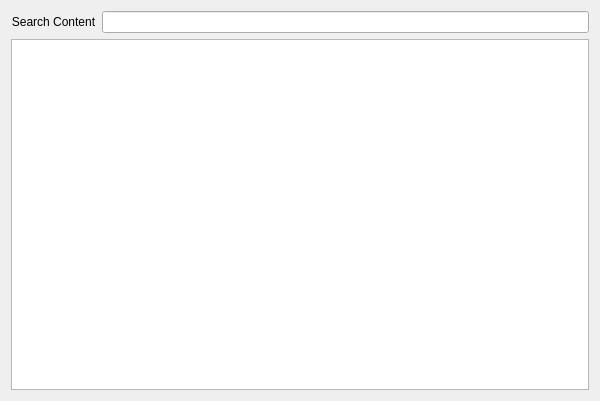
<?xml version="1.0" encoding="UTF-8"?>
<ui version="4.0">
 <class>Form</class>
 <widget class="QWidget" name="Form">
  <property name="geometry">
   <rect>
    <x>0</x>
    <y>0</y>
    <width>600</width>
    <height>401</height>
   </rect>
  </property>
  <property name="windowTitle">
   <string>Form</string>
  </property>
  <layout class="QGridLayout" name="gridLayout">
   <item row="0" column="0">
    <widget class="QLabel" name="lab_search">
     <property name="font">
      <font>
       <family>Microsoft YaHei UI</family>
      </font>
     </property>
     <property name="text">
      <string>Search Content</string>
     </property>
     <property name="alignment">
      <set>Qt::AlignCenter</set>
     </property>
    </widget>
   </item>
   <item row="0" column="1">
    <widget class="QLineEdit" name="line_search">
     <property name="font">
      <font>
       <family>Consolas</family>
      </font>
     </property>
    </widget>
   </item>
   <item row="1" column="0" colspan="2">
    <widget class="QTextEdit" name="cell_content">
     <property name="font">
      <font>
       <family>Consolas</family>
      </font>
     </property>
    </widget>
   </item>
  </layout>
 </widget>
 <resources/>
 <connections/>
</ui>
